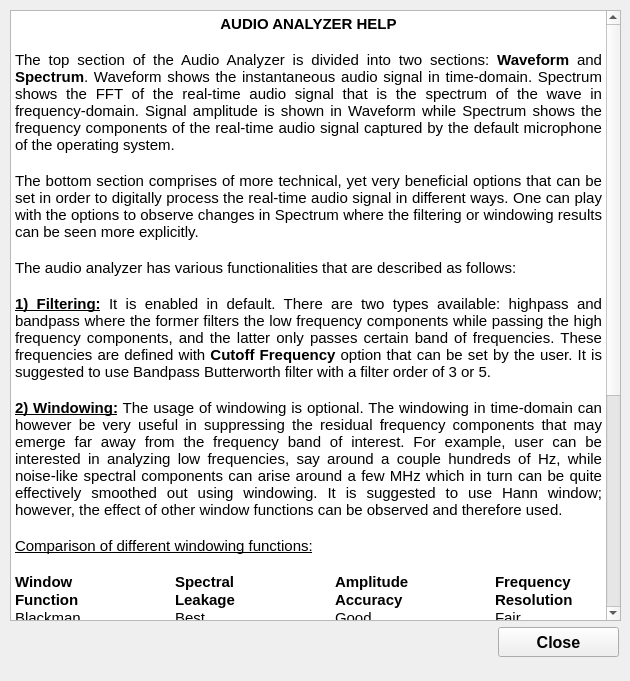
<?xml version="1.0" encoding="UTF-8"?>
<ui version="4.0">
 <class>MainWindow</class>
 <widget class="QMainWindow" name="MainWindow">
  <property name="geometry">
   <rect>
    <x>0</x>
    <y>0</y>
    <width>630</width>
    <height>681</height>
   </rect>
  </property>
  <property name="font">
   <font>
    <family>Arial</family>
    <pointsize>10</pointsize>
   </font>
  </property>
  <property name="windowTitle">
   <string>Audio Analyzer Help</string>
  </property>
  <widget class="QWidget" name="centralwidget">
   <widget class="QTextBrowser" name="txtHelp">
    <property name="geometry">
     <rect>
      <x>10</x>
      <y>10</y>
      <width>611</width>
      <height>611</height>
     </rect>
    </property>
    <property name="maximumSize">
     <size>
      <width>650</width>
      <height>650</height>
     </size>
    </property>
    <property name="font">
     <font>
      <family>Arial</family>
      <pointsize>10</pointsize>
     </font>
    </property>
    <property name="html">
     <string>&lt;!DOCTYPE HTML PUBLIC &quot;-//W3C//DTD HTML 4.0//EN&quot; &quot;http://www.w3.org/TR/REC-html40/strict.dtd&quot;&gt;
&lt;html&gt;&lt;head&gt;&lt;meta name=&quot;qrichtext&quot; content=&quot;1&quot; /&gt;&lt;style type=&quot;text/css&quot;&gt;
p, li { white-space: pre-wrap; }
&lt;/style&gt;&lt;/head&gt;&lt;body style=&quot; font-family:'Arial'; font-size:10pt; font-weight:400; font-style:normal;&quot;&gt;
&lt;p align=&quot;center&quot; style=&quot; margin-top:0px; margin-bottom:0px; margin-left:0px; margin-right:0px; -qt-block-indent:0; text-indent:0px;&quot;&gt;&lt;span style=&quot; font-family:'MS Shell Dlg 2'; font-size:11pt; font-weight:600; color:#000000;&quot;&gt;AUDIO ANALYZER HELP&lt;/span&gt;&lt;/p&gt;
&lt;p style=&quot;-qt-paragraph-type:empty; margin-top:0px; margin-bottom:0px; margin-left:0px; margin-right:0px; -qt-block-indent:0; text-indent:0px; font-family:'MS Shell Dlg 2'; font-size:11pt; font-weight:600; color:#000000;&quot;&gt;&lt;br /&gt;&lt;/p&gt;
&lt;p align=&quot;justify&quot; style=&quot; margin-top:0px; margin-bottom:0px; margin-left:0px; margin-right:0px; -qt-block-indent:0; text-indent:0px;&quot;&gt;&lt;span style=&quot; font-family:'MS Shell Dlg 2'; font-size:11pt; color:#000000;&quot;&gt;The top section of the Audio Analyzer is divided into two sections: &lt;/span&gt;&lt;span style=&quot; font-family:'MS Shell Dlg 2'; font-size:11pt; font-weight:600; color:#000000;&quot;&gt;Waveform&lt;/span&gt;&lt;span style=&quot; font-family:'MS Shell Dlg 2'; font-size:11pt; color:#000000;&quot;&gt; and &lt;/span&gt;&lt;span style=&quot; font-family:'MS Shell Dlg 2'; font-size:11pt; font-weight:600; color:#000000;&quot;&gt;Spectrum&lt;/span&gt;&lt;span style=&quot; font-family:'MS Shell Dlg 2'; font-size:11pt; color:#000000;&quot;&gt;. Waveform shows the instantaneous audio signal in time-domain. Spectrum shows the FFT of the real-time audio signal that is the spectrum of the wave in frequency-domain. Signal amplitude is shown in Waveform while Spectrum shows the frequency components of the real-time audio signal captured by the default microphone of the operating system.&lt;/span&gt;&lt;/p&gt;
&lt;p align=&quot;justify&quot; style=&quot;-qt-paragraph-type:empty; margin-top:0px; margin-bottom:0px; margin-left:0px; margin-right:0px; -qt-block-indent:0; text-indent:0px; font-family:'MS Shell Dlg 2'; font-size:11pt; color:#000000;&quot;&gt;&lt;br /&gt;&lt;/p&gt;
&lt;p align=&quot;justify&quot; style=&quot; margin-top:0px; margin-bottom:0px; margin-left:0px; margin-right:0px; -qt-block-indent:0; text-indent:0px;&quot;&gt;&lt;span style=&quot; font-family:'MS Shell Dlg 2'; font-size:11pt; color:#000000;&quot;&gt;The bottom section comprises of more technical, yet very beneficial options that can be set in order to digitally process the real-time audio signal in different ways. One can play with the options to observe changes in Spectrum where the filtering or windowing results can be seen more explicitly.&lt;/span&gt;&lt;/p&gt;
&lt;p align=&quot;justify&quot; style=&quot;-qt-paragraph-type:empty; margin-top:0px; margin-bottom:0px; margin-left:0px; margin-right:0px; -qt-block-indent:0; text-indent:0px; font-family:'MS Shell Dlg 2'; font-size:11pt; color:#000000;&quot;&gt;&lt;br /&gt;&lt;/p&gt;
&lt;p align=&quot;justify&quot; style=&quot; margin-top:0px; margin-bottom:0px; margin-left:0px; margin-right:0px; -qt-block-indent:0; text-indent:0px;&quot;&gt;&lt;span style=&quot; font-family:'MS Shell Dlg 2'; font-size:11pt; color:#000000;&quot;&gt;The audio analyzer has various functionalities that are described as follows:&lt;/span&gt;&lt;/p&gt;
&lt;p align=&quot;justify&quot; style=&quot;-qt-paragraph-type:empty; margin-top:0px; margin-bottom:0px; margin-left:0px; margin-right:0px; -qt-block-indent:0; text-indent:0px; font-family:'MS Shell Dlg 2'; font-size:11pt; color:#000000;&quot;&gt;&lt;br /&gt;&lt;/p&gt;
&lt;p align=&quot;justify&quot; style=&quot; margin-top:0px; margin-bottom:0px; margin-left:0px; margin-right:0px; -qt-block-indent:0; text-indent:0px;&quot;&gt;&lt;span style=&quot; font-family:'MS Shell Dlg 2'; font-size:11pt; font-weight:600; text-decoration: underline; color:#000000;&quot;&gt;1) Filtering:&lt;/span&gt;&lt;span style=&quot; font-family:'MS Shell Dlg 2'; font-size:11pt; color:#000000;&quot;&gt; It is enabled in default. There are two types available: highpass and bandpass where the former filters the low frequency components while passing the high frequency components, and the latter only passes certain band of frequencies. These frequencies are defined with &lt;/span&gt;&lt;span style=&quot; font-family:'MS Shell Dlg 2'; font-size:11pt; font-weight:600; color:#000000;&quot;&gt;Cutoff Frequency&lt;/span&gt;&lt;span style=&quot; font-family:'MS Shell Dlg 2'; font-size:11pt; color:#000000;&quot;&gt; option that can be set by the user. It is suggested to use Bandpass Butterworth filter with a filter order of 3 or 5.&lt;/span&gt;&lt;/p&gt;
&lt;p align=&quot;justify&quot; style=&quot;-qt-paragraph-type:empty; margin-top:0px; margin-bottom:0px; margin-left:0px; margin-right:0px; -qt-block-indent:0; text-indent:0px; font-family:'MS Shell Dlg 2'; font-size:11pt; color:#000000;&quot;&gt;&lt;br /&gt;&lt;/p&gt;
&lt;p align=&quot;justify&quot; style=&quot; margin-top:0px; margin-bottom:0px; margin-left:0px; margin-right:0px; -qt-block-indent:0; text-indent:0px;&quot;&gt;&lt;span style=&quot; font-family:'MS Shell Dlg 2'; font-size:11pt; font-weight:600; text-decoration: underline; color:#000000;&quot;&gt;2) Windowing:&lt;/span&gt;&lt;span style=&quot; font-family:'MS Shell Dlg 2'; font-size:11pt; color:#000000;&quot;&gt; The usage of windowing is optional. The windowing in time-domain can however be very useful in suppressing the residual frequency components that may emerge far away from the frequency band of interest. For example, user can be interested in analyzing low frequencies, say around a couple hundreds of Hz, while noise-like spectral components can arise around a few MHz which in turn can be quite effectively smoothed out using windowing. It is suggested to use Hann window; however, the effect of other window functions can be observed and therefore used.&lt;/span&gt;&lt;/p&gt;
&lt;p align=&quot;justify&quot; style=&quot;-qt-paragraph-type:empty; margin-top:0px; margin-bottom:0px; margin-left:0px; margin-right:0px; -qt-block-indent:0; text-indent:0px; font-family:'MS Shell Dlg 2'; font-size:11pt; color:#000000;&quot;&gt;&lt;br /&gt;&lt;/p&gt;
&lt;p align=&quot;justify&quot; style=&quot; margin-top:0px; margin-bottom:0px; margin-left:0px; margin-right:0px; -qt-block-indent:0; text-indent:0px;&quot;&gt;&lt;span style=&quot; font-family:'MS Shell Dlg 2'; font-size:11pt; text-decoration: underline; color:#000000;&quot;&gt;Comparison of different windowing functions:&lt;/span&gt;&lt;/p&gt;
&lt;p align=&quot;justify&quot; style=&quot;-qt-paragraph-type:empty; margin-top:0px; margin-bottom:0px; margin-left:0px; margin-right:0px; -qt-block-indent:0; text-indent:0px; font-family:'MS Shell Dlg 2'; font-size:11pt; color:#000000;&quot;&gt;&lt;br /&gt;&lt;/p&gt;
&lt;p align=&quot;justify&quot; style=&quot; margin-top:0px; margin-bottom:0px; margin-left:0px; margin-right:0px; -qt-block-indent:0; text-indent:0px;&quot;&gt;&lt;span style=&quot; font-family:'MS Shell Dlg 2'; font-size:11pt; font-weight:600; color:#000000;&quot;&gt;Window		Spectral		Amplitude		Frequency&lt;/span&gt;&lt;/p&gt;
&lt;p align=&quot;justify&quot; style=&quot; margin-top:0px; margin-bottom:0px; margin-left:0px; margin-right:0px; -qt-block-indent:0; text-indent:0px;&quot;&gt;&lt;span style=&quot; font-family:'MS Shell Dlg 2'; font-size:11pt; font-weight:600; color:#000000;&quot;&gt;Function		Leakage		Accuracy	 	Resolution&lt;/span&gt;&lt;/p&gt;
&lt;p align=&quot;justify&quot; style=&quot; margin-top:0px; margin-bottom:0px; margin-left:0px; margin-right:0px; -qt-block-indent:0; text-indent:0px;&quot;&gt;&lt;span style=&quot; font-size:11pt;&quot;&gt;Blackman		Best		Good		Fair&lt;/span&gt;&lt;/p&gt;
&lt;p align=&quot;justify&quot; style=&quot; margin-top:0px; margin-bottom:0px; margin-left:0px; margin-right:0px; -qt-block-indent:0; text-indent:0px;&quot;&gt;&lt;span style=&quot; font-size:11pt;&quot;&gt;Flattop		Good		Best		Poor&lt;/span&gt;&lt;/p&gt;
&lt;p align=&quot;justify&quot; style=&quot; margin-top:0px; margin-bottom:0px; margin-left:0px; margin-right:0px; -qt-block-indent:0; text-indent:0px;&quot;&gt;&lt;span style=&quot; font-size:11pt;&quot;&gt;Rectangle (none)	Poor		Poor		Best&lt;/span&gt;&lt;/p&gt;
&lt;p align=&quot;justify&quot; style=&quot; margin-top:0px; margin-bottom:0px; margin-left:0px; margin-right:0px; -qt-block-indent:0; text-indent:0px;&quot;&gt;&lt;span style=&quot; font-size:11pt;&quot;&gt;Hann		Good		Fair		Good&lt;/span&gt;&lt;/p&gt;
&lt;p align=&quot;justify&quot; style=&quot; margin-top:0px; margin-bottom:0px; margin-left:0px; margin-right:0px; -qt-block-indent:0; text-indent:0px;&quot;&gt;&lt;span style=&quot; font-size:11pt;&quot;&gt;Hamming		Fair		Fair		Good&lt;/span&gt;&lt;/p&gt;
&lt;p align=&quot;justify&quot; style=&quot; margin-top:0px; margin-bottom:0px; margin-left:0px; margin-right:0px; -qt-block-indent:0; text-indent:0px;&quot;&gt;&lt;span style=&quot; font-size:11pt;&quot;&gt;Kaiser		Good		Good		Fair&lt;/span&gt;&lt;/p&gt;
&lt;p align=&quot;justify&quot; style=&quot;-qt-paragraph-type:empty; margin-top:0px; margin-bottom:0px; margin-left:0px; margin-right:0px; -qt-block-indent:0; text-indent:0px; font-family:'MS Shell Dlg 2'; font-size:11pt; color:#000000;&quot;&gt;&lt;br /&gt;&lt;/p&gt;
&lt;p align=&quot;justify&quot; style=&quot; margin-top:0px; margin-bottom:0px; margin-left:0px; margin-right:0px; -qt-block-indent:0; text-indent:0px;&quot;&gt;&lt;span style=&quot; font-family:'MS Shell Dlg 2'; font-size:11pt; font-weight:600; text-decoration: underline; color:#000000;&quot;&gt;3) Status Bar:&lt;/span&gt;&lt;span style=&quot; font-family:'MS Shell Dlg 2'; font-size:11pt; color:#000000;&quot;&gt; Status bar will show the changes made in Filtering or Windowing options.&lt;/span&gt;&lt;/p&gt;
&lt;p align=&quot;justify&quot; style=&quot;-qt-paragraph-type:empty; margin-top:0px; margin-bottom:0px; margin-left:0px; margin-right:0px; -qt-block-indent:0; text-indent:0px; font-family:'MS Shell Dlg 2'; font-size:11pt; color:#000000;&quot;&gt;&lt;br /&gt;&lt;/p&gt;
&lt;p align=&quot;justify&quot; style=&quot; margin-top:0px; margin-bottom:0px; margin-left:0px; margin-right:0px; -qt-block-indent:0; text-indent:0px;&quot;&gt;&lt;span style=&quot; font-family:'MS Shell Dlg 2'; font-size:11pt; font-weight:600; text-decoration: underline; color:#000000;&quot;&gt;4) Frequency Status Bar:&lt;/span&gt;&lt;span style=&quot; font-family:'MS Shell Dlg 2'; font-size:11pt; color:#000000;&quot;&gt; It is the status bar on the right that shows the frequency point at which the highest peak occured in the Spectrum plot.&lt;/span&gt;&lt;/p&gt;
&lt;p align=&quot;justify&quot; style=&quot;-qt-paragraph-type:empty; margin-top:0px; margin-bottom:0px; margin-left:0px; margin-right:0px; -qt-block-indent:0; text-indent:0px; font-family:'MS Shell Dlg 2'; font-size:11pt; color:#000000;&quot;&gt;&lt;br /&gt;&lt;/p&gt;
&lt;p align=&quot;justify&quot; style=&quot; margin-top:0px; margin-bottom:0px; margin-left:0px; margin-right:0px; -qt-block-indent:0; text-indent:0px;&quot;&gt;&lt;span style=&quot; font-family:'MS Shell Dlg 2'; font-size:11pt; font-weight:600; text-decoration: underline; color:#000000;&quot;&gt;5) Response Buttons:&lt;/span&gt;&lt;span style=&quot; font-family:'MS Shell Dlg 2'; font-size:11pt; color:#000000;&quot;&gt; Filter and window function frequency responses can be plotted. It is a nice way to visualize frequency response of filters and window functions as the information regarding the passband and stopband responses can be used to tweak the cutoff frequencies so that the user can attain an ideal output.&lt;/span&gt;&lt;/p&gt;
&lt;p align=&quot;justify&quot; style=&quot;-qt-paragraph-type:empty; margin-top:0px; margin-bottom:0px; margin-left:0px; margin-right:0px; -qt-block-indent:0; text-indent:0px; font-family:'MS Shell Dlg 2'; font-size:11pt; color:#000000;&quot;&gt;&lt;br /&gt;&lt;/p&gt;
&lt;p align=&quot;justify&quot; style=&quot; margin-top:0px; margin-bottom:0px; margin-left:0px; margin-right:0px; -qt-block-indent:0; text-indent:0px;&quot;&gt;&lt;span style=&quot; font-family:'MS Shell Dlg 2'; font-size:11pt; font-weight:600; text-decoration: underline; color:#000000;&quot;&gt;6) Snapshot:&lt;/span&gt;&lt;span style=&quot; font-family:'MS Shell Dlg 2'; font-size:11pt; color:#000000;&quot;&gt; The Snapshot button can take instantaneous output of the &lt;/span&gt;&lt;span style=&quot; font-family:'MS Shell Dlg 2'; font-size:11pt; font-weight:600; color:#000000;&quot;&gt;Waveform&lt;/span&gt;&lt;span style=&quot; font-family:'MS Shell Dlg 2'; font-size:11pt; color:#000000;&quot;&gt; and &lt;/span&gt;&lt;span style=&quot; font-family:'MS Shell Dlg 2'; font-size:11pt; font-weight:600; color:#000000;&quot;&gt;Spectrum&lt;/span&gt;&lt;span style=&quot; font-family:'MS Shell Dlg 2'; font-size:11pt; color:#000000;&quot;&gt; plots. The two resulting images obtained for time- and frequency-domain responses are recorded in the same directory of the program file.&lt;/span&gt;&lt;/p&gt;&lt;/body&gt;&lt;/html&gt;</string>
    </property>
   </widget>
   <widget class="QPushButton" name="btn_Close">
    <property name="enabled">
     <bool>true</bool>
    </property>
    <property name="geometry">
     <rect>
      <x>498</x>
      <y>627</y>
      <width>121</width>
      <height>30</height>
     </rect>
    </property>
    <property name="sizePolicy">
     <sizepolicy hsizetype="Maximum" vsizetype="Fixed">
      <horstretch>0</horstretch>
      <verstretch>0</verstretch>
     </sizepolicy>
    </property>
    <property name="minimumSize">
     <size>
      <width>0</width>
      <height>30</height>
     </size>
    </property>
    <property name="maximumSize">
     <size>
      <width>250</width>
      <height>120</height>
     </size>
    </property>
    <property name="font">
     <font>
      <family>Arial</family>
      <pointsize>12</pointsize>
      <weight>75</weight>
      <bold>true</bold>
     </font>
    </property>
    <property name="mouseTracking">
     <bool>false</bool>
    </property>
    <property name="tabletTracking">
     <bool>false</bool>
    </property>
    <property name="focusPolicy">
     <enum>Qt::StrongFocus</enum>
    </property>
    <property name="contextMenuPolicy">
     <enum>Qt::DefaultContextMenu</enum>
    </property>
    <property name="acceptDrops">
     <bool>false</bool>
    </property>
    <property name="layoutDirection">
     <enum>Qt::LeftToRight</enum>
    </property>
    <property name="text">
     <string>Close</string>
    </property>
    <property name="autoDefault">
     <bool>false</bool>
    </property>
    <property name="default">
     <bool>false</bool>
    </property>
    <property name="flat">
     <bool>false</bool>
    </property>
   </widget>
  </widget>
  <widget class="QMenuBar" name="menubar">
   <property name="geometry">
    <rect>
     <x>0</x>
     <y>0</y>
     <width>630</width>
     <height>24</height>
    </rect>
   </property>
  </widget>
 </widget>
 <resources/>
 <connections/>
</ui>
